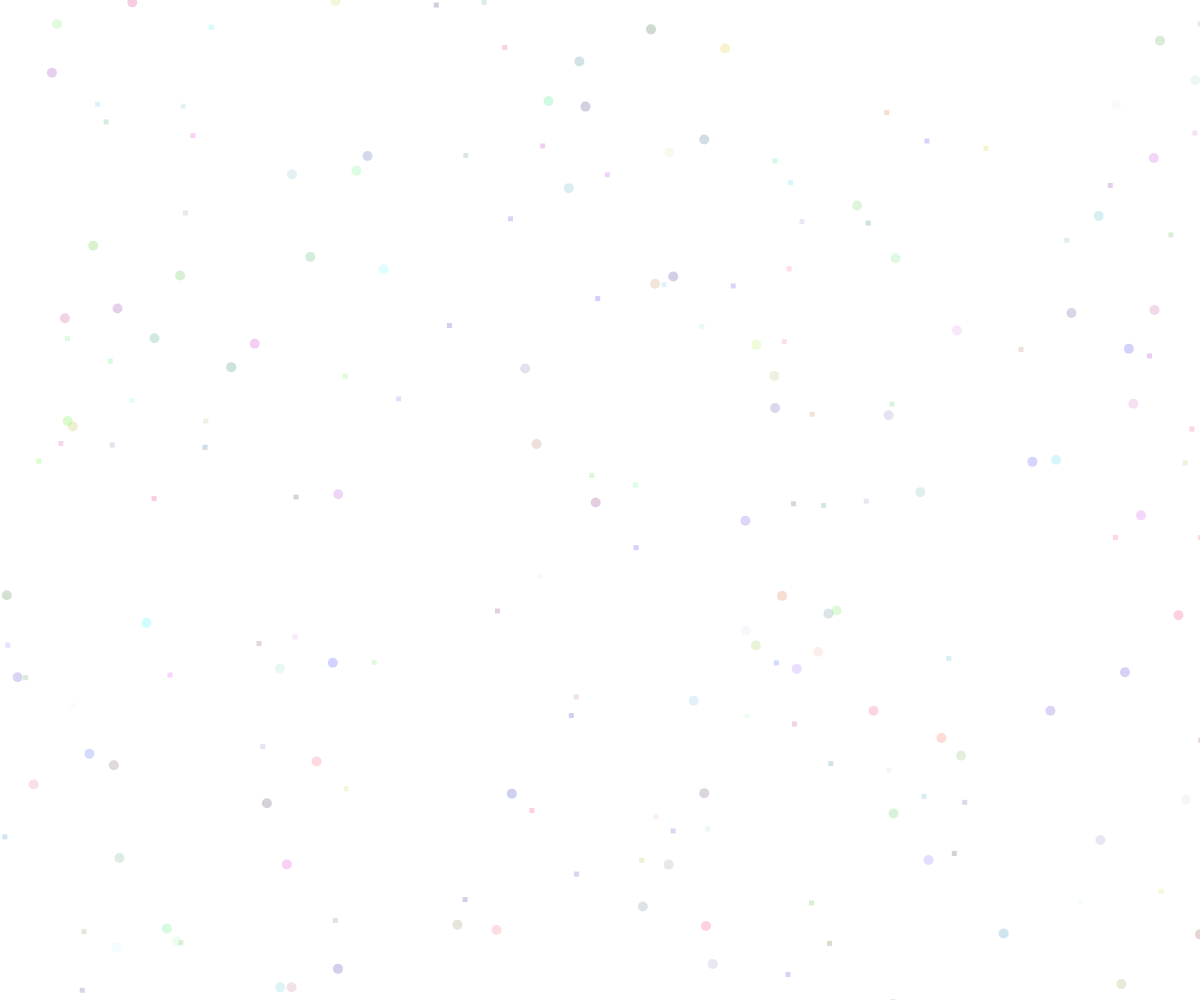
Frame 1 (no input)
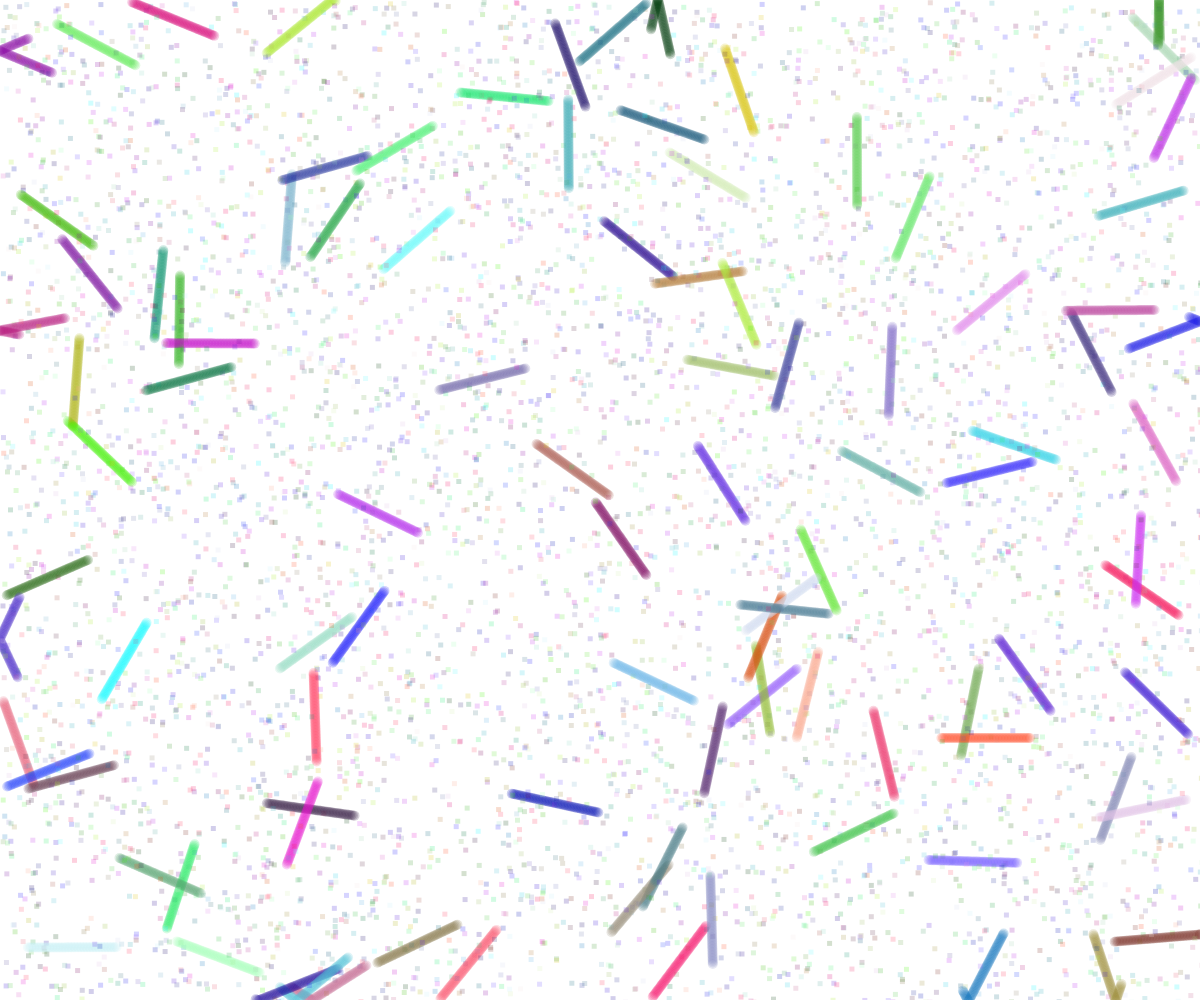
Frame 60 (no input)
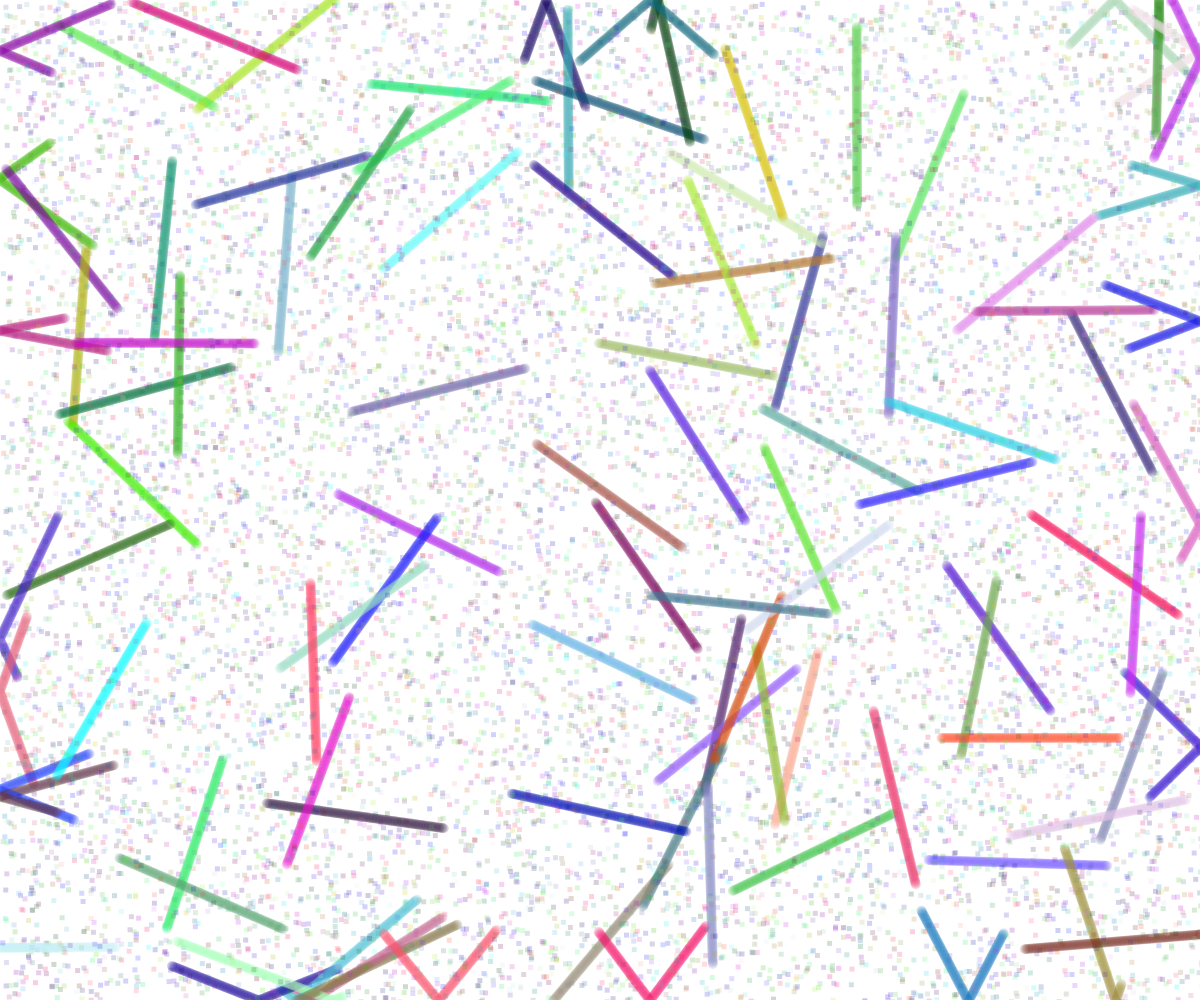
Frame 120 (the mouse pressed at the canvas centre since frame 60)

The p5.js sketch that drew these frames (run headless with seeded random() and noise() and a simulated clock; from frame 60 on, the mouse is pressed at the canvas centre):

// p5.js sketch
// ── sketch.js
let points = []
let distance = 1.5
function setup() {
  createCanvas(innerWidth, innerHeight);
  noStroke()
  for(let i = 0; i < 100; i++){
    let x = random(width)
    let y = random(height)
    let a = random(TWO_PI)
    let fill = color(random(255), random(255), random(255), 50)
    points[i] = {xval:x, yval:y, directionX:distance*cos(a), directionY:distance*sin(a), fill:fill}
    line = new Line();
  }
}

class Line{
  constructor(){
  }
  generate() {
    for(let i = 0; i < 100; i++){
      let point = points[i]
      point.xval += point.directionX
      point.yval += point.directionY
      if(point.xval > width || point.xval < 0){
        point.directionX = point.directionX * -1
      }
      if(point.yval > height || point.yval < 0){
        point.directionY = point.directionY * -1
      }
      fill(point.fill)
      circle(point.xval, point.yval, 10)
      let x = random(width)
      let y = random(height)
      square(x, y, 5)
    }
  }
}

function draw() {
    line.generate();
  }
